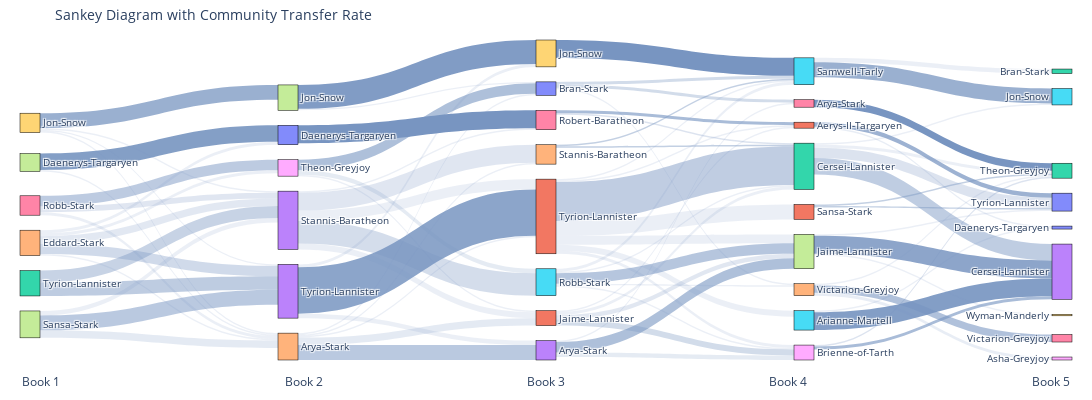

Source (notebook cell):
### Code cell
# 创建 Source 和 Target 列，用于展示社区之间的流动
links_with_colors = []  # 初始化 links_with_colors 列表
books = sorted(community_df["Book"].unique())

# 计算社区转移率并映射颜色
min_transfer_rate = 0.1  # 最小转移率
max_transfer_rate = 1.0  # 最大转移率

for i in range(len(books) - 1):
    # 当前时间片和下一时间片的数据
    current = community_df[community_df["Book"] == books[i]]
    next_ = community_df[community_df["Book"] == books[i + 1]]

    # 合并数据，按照节点匹配
    merged = pd.merge(current, next_, on="Node", suffixes=("_current", "_next"))

    # 统计社区的流动
    flows = merged.groupby(["Community_current", "Community_next"]).size().reset_index(name="count")

    # 构造链接数据
    for _, row in flows.iterrows():
        community_current = row["Community_current"]
        total_transfers = flows[flows["Community_current"] == community_current]["count"].sum()
        transfer_rate = row["count"] / total_transfers  # 计算转移率

        # 调整透明度范围
        normalized_transfer = (transfer_rate - min_transfer_rate) / (max_transfer_rate - min_transfer_rate)
        normalized_transfer = max(0.15, min(normalized_transfer, 1))  # 设置下限为 0.3

        # 使用透明度（RGBA）映射转移率
        base_color = (120, 149, 193)   # 蓝色基础颜色
        rgba_color = f"rgba({base_color[0]}, {base_color[1]}, {base_color[2]}, {normalized_transfer})"

        # 添加到链接数据
        links_with_colors.append({
            "source": f"Book {books[i]} - Community {int(row['Community_current'])}",
            "target": f"Book {books[i + 1]} - Community {int(row['Community_next'])}",
            "value": row["count"],
            "color": rgba_color
        })

# 准备 Sankey 图的节点和链接
nodes = list(set([link["source"] for link in links_with_colors] + [link["target"] for link in links_with_colors]))
node_indices = {node: idx for idx, node in enumerate(nodes)}

# 转换链接的 Source 和 Target 为索引
sankey_links = {
    "source": [node_indices[link["source"]] for link in links_with_colors],
    "target": [node_indices[link["target"]] for link in links_with_colors],
    "value": [link["value"] for link in links_with_colors],
    "color": [link["color"] for link in links_with_colors]  # 透明度颜色
}

# 创建简化的书名标签
labels = [community_leaders[(int(node.split(' - ')[0].split(' ')[1]), int(node.split(' - ')[1].split(' ')[1]))] for node in nodes]

# 创建 Sankey 图
import plotly.graph_objects as go

fig = go.Figure(go.Sankey(
    node=dict(
        pad=15,
        thickness=20,
        line=dict(color="black", width=0.5),
        label=labels  # 节点显示为社区中中心性最高的成员名
    ),
    link=dict(
        source=sankey_links["source"],
        target=sankey_links["target"],
        value=sankey_links["value"],
        color=sankey_links["color"]  # 应用透明度颜色
    )
))

# 添加书的编号注释
annotations = []
for i, book in enumerate(books):
    annotations.append(dict(
        x=i / (len(books) - 1),
        y=-0.1,
        text=f"Book {book}",
        showarrow=False,
        xref="paper",
        yref="paper",
        font=dict(size=12)
    ))

fig.update_layout(
    title_text="Sankey Diagram with Community Transfer Rate",
    font_size=10,
    annotations=annotations,
    width=1200,
    height=400,
    margin=dict(l=20, r=20, t=40, b=40)
)

# 显示
fig.show()
fig.write_html("results/sankey_diagram.html")

### Figure 1 — Plotly figure (JSON) as saved in the notebook; plotly's stock layout.template omitted (floating-point values rounded to 4 significant figures)
{"data": [{"link": {"color": ["rgba(120, 149, 193, 0.15)", "rgba(120, 149, 193, 0.9074074074074073)", "rgba(120, 149, 193, 0.3464052287581699)", "rgba(120, 149, 193, 0.15)", "rgba(120, 149, 193, 0.15)", "rgba(120, 149, 193, 0.21568627450980393)", "rgba(120, 149, 193, 0.15)", "rgba(120, 149, 193, 0.15)", "rgba(120, 149, 193, 0.15)", "rgba(120, 149, 193, 0.7435897435897436)", "rgba(120, 149, 193, 0.15)", "rgba(120, 149, 193, 0.5061728395061729)", "rgba(120, 149, 193, 0.19753086419753085)", "rgba(120, 149, 193, 0.15)", "rgba(120, 149, 193, 0.15)", "rgba(120, 149, 193, 0.48717948717948717)", "rgba(120, 149, 193, 0.23076923076923078)", "rgba(120, 149, 193, 0.477124183006536)", "rgba(120, 149, 193, 0.4117647058823529)", "rgba(120, 149, 193, 0.15)", "rgba(120, 149, 193, 0.8456790123456791)", "rgba(120, 149, 193, 0.15)", "rgba(120, 149, 193, 0.5061728395061729)", "rgba(120, 149, 193, 0.15)", "rgba(120, 149, 193, 0.15)", "rgba(120, 149, 193, 0.15)", "rgba(120, 149, 193, 0.19753086419753085)", "rgba(120, 149, 193, 0.15)", "rgba(120, 149, 193, 0.934640522875817)", "rgba(120, 149, 193, 0.5959595959595959)", "rgba(120, 149, 193, 0.19191919191919188)", "rgba(120, 149, 193, 0.15)", "rgba(120, 149, 193, 0.15)", "rgba(120, 149, 193, 0.3162393162393162)", "rgba(120, 149, 193, 0.23076923076923078)", "rgba(120, 149, 193, 0.15)", "rgba(120, 149, 193, 0.15)", "rgba(120, 149, 193, 1.0)", "rgba(120, 149, 193, 0.25925925925925924)", "rgba(120, 149, 193, 0.6296296296296297)", "rgba(120, 149, 193, 0.15)", "rgba(120, 149, 193, 0.19191919191919188)", "rgba(120, 149, 193, 0.5959595959595959)", "rgba(120, 149, 193, 0.33333333333333337)", "rgba(120, 149, 193, 0.15)", "rgba(120, 149, 193, 0.33333333333333337)", "rgba(120, 149, 193, 0.15)", "rgba(120, 149, 193, 0.15)", "rgba(120, 149, 193, 0.15)", "rgba(120, 149, 193, 0.5370370370370371)", "rgba(120, 149, 193, 0.15)", "rgba(120, 149, 193, 0.4444444444444445)", "rgba(120, 149, 193, 0.4444444444444445)", "rgba(120, 149, 193, 0.15)", "rgba(120, 149, 193, 0.4666666666666667)", "rgba(120, 149, 193, 0.15)", "rgba(120, 149, 193, 0.15)", "rgba(120, 149, 193, 0.15)", "rgba(120, 149, 193, 0.15)", "rgba(120, 149, 193, 0.15)", "rgba(120, 149, 193, 1.0)", "rgba(120, 149, 193, 0.15)", "rgba(120, 149, 193, 0.15)", "rgba(120, 149, 193, 0.33333333333333337)", "rgba(120, 149, 193, 0.2222222222222222)", "rgba(120, 149, 193, 0.15)", "rgba(120, 149, 193, 0.9145299145299146)", "rgba(120, 149, 193, 0.25925925925925924)", "rgba(120, 149, 193, 0.15)", "rgba(120, 149, 193, 0.15)", "rgba(120, 149, 193, 0.47089947089947093)", "rgba(120, 149, 193, 0.16666666666666666)", "rgba(120, 149, 193, 0.7222222222222222)", "rgba(120, 149, 193, 1.0)", "rgba(120, 149, 193, 0.25925925925925924)", "rgba(120, 149, 193, 0.6296296296296297)", "rgba(120, 149, 193, 0.15)", "rgba(120, 149, 193, 0.5833333333333334)", "rgba(120, 149, 193, 0.16666666666666666)", "rgba(120, 149, 193, 0.4444444444444445)", "rgba(120, 149, 193, 0.4444444444444445)", "rgba(120, 149, 193, 0.15)", "rgba(120, 149, 193, 0.15)", "rgba(120, 149, 193, 0.8412698412698412)", "rgba(120, 149, 193, 0.15)", "rgba(120, 149, 193, 0.7435897435897436)"], "source": [27, 27, 24, 24, 24, 24, 24, 29, 29, 29, 29, 7, 7, 7, 6, 6, 6, 32, 32, 13, 13, 13, 4, 4, 4, 4, 4, 37, 37, 18, 18, 18, 3, 3, 3, 3, 3, 10, 26, 26, 23, 23, 23, 20, 20, 20, 5, 5, 5, 5, 5, 34, 34, 21, 21, 21, 21, 21, 21, 21, 9, 11, 11, 11, 11, 15, 15, 22, 22, 22, 22, 1, 1, 16, 8, 8, 14, 14, 14, 31, 31, 17, 17, 17, 35, 35], "target": [4, 10, 13, 4, 18, 3, 10, 13, 4, 37, 3, 13, 4, 3, 4, 18, 3, 13, 3, 23, 21, 9, 23, 20, 34, 21, 11, 20, 9, 20, 5, 11, 26, 5, 34, 21, 11, 26, 22, 1, 16, 8, 17, 16, 14, 35, 22, 8, 14, 17, 35, 22, 35, 15, 22, 1, 8, 31, 17, 35, 35, 22, 1, 8, 17, 30, 33, 0, 25, 2, 33, 30, 0, 2, 2, 33, 2, 36, 28, 0, 2, 0, 19, 33, 12, 25], "value": [1, 11, 7, 1, 2, 5, 2, 1, 1, 10, 1, 10, 5, 3, 2, 7, 4, 9, 8, 3, 31, 2, 10, 1, 1, 1, 5, 1, 16, 7, 3, 1, 1, 15, 12, 7, 4, 12, 1, 2, 1, 3, 7, 2, 1, 2, 1, 1, 1, 7, 2, 1, 1, 4, 26, 1, 2, 10, 6, 1, 12, 2, 1, 4, 3, 1, 12, 7, 1, 2, 11, 1, 3, 5, 1, 2, 1, 5, 2, 1, 1, 1, 1, 12, 3, 10]}, "node": {"label": ["Tyrion-Lannister", "Aerys-II-Targaryen", "Theon-Greyjoy", "Stannis-Baratheon", "Arya-Stark", "Robb-Stark", "Robb-Stark", "Sansa-Stark", "Brienne-of-Tarth", "Jon-Snow", "Daenerys-Targaryen", "Jaime-Lannister", "Bran-Stark", "Tyrion-Lannister", "Victarion-Greyjoy", "Arianne-Martell", "Arya-Stark", "Jaime-Lannister", "Theon-Greyjoy", "Wyman-Manderly", "Bran-Stark", "Tyrion-Lannister", "Cersei-Lannister", "Arya-Stark", "Eddard-Stark", "Jon-Snow", "Robert-Baratheon", "Daenerys-Targaryen", "Asha-Greyjoy", "Jon-Snow", "Daenerys-Targaryen", "Sansa-Stark", "Tyrion-Lannister", "Cersei-Lannister", "Stannis-Baratheon", "Samwell-Tarly", "Victarion-Greyjoy", "Jon-Snow"], "line": {"color": "black", "width": 0.5}, "pad": 15, "thickness": 20}, "type": "sankey"}], "layout": {"annotations": [{"font": {"size": 12}, "showarrow": false, "text": "Book 1", "x": 0, "xref": "paper", "y": -0.1, "yref": "paper"}, {"font": {"size": 12}, "showarrow": false, "text": "Book 2", "x": 0.25, "xref": "paper", "y": -0.1, "yref": "paper"}, {"font": {"size": 12}, "showarrow": false, "text": "Book 3", "x": 0.5, "xref": "paper", "y": -0.1, "yref": "paper"}, {"font": {"size": 12}, "showarrow": false, "text": "Book 4", "x": 0.75, "xref": "paper", "y": -0.1, "yref": "paper"}, {"font": {"size": 12}, "showarrow": false, "text": "Book 5", "x": 1, "xref": "paper", "y": -0.1, "yref": "paper"}], "font": {"size": 10}, "height": 400, "margin": {"b": 40, "l": 20, "r": 20, "t": 40}, "title": {"text": "Sankey Diagram with Community Transfer Rate"}, "width": 1200}}
